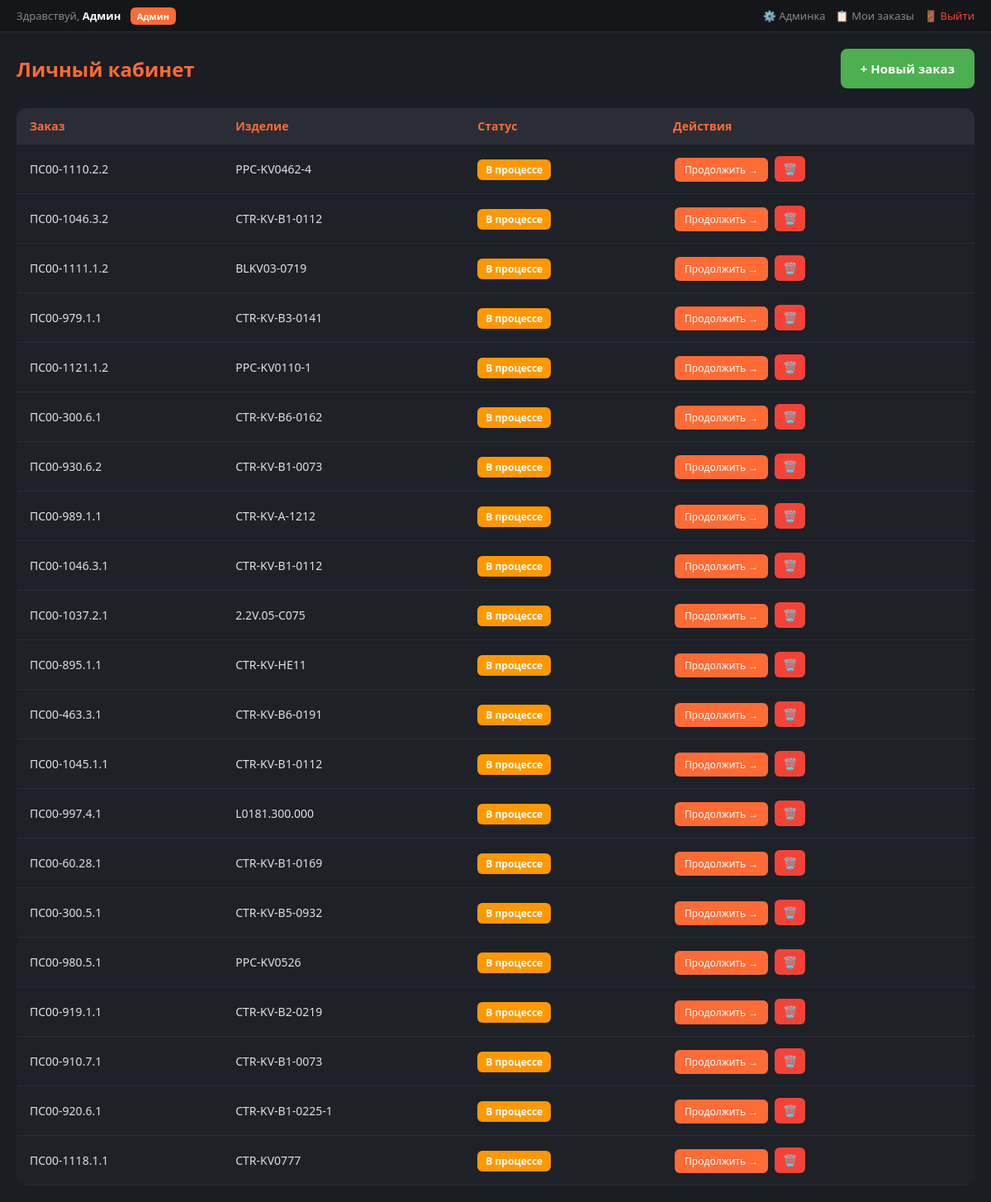
The app's page /dashboard (signed in) with its own data.
### tables this page shows
CREATE TABLE users (
            id INTEGER PRIMARY KEY AUTOINCREMENT,
            login TEXT UNIQUE NOT NULL,
            password_hash TEXT NOT NULL,
            first_name TEXT DEFAULT '',
            last_name TEXT DEFAULT '',
            middle_name TEXT DEFAULT '',
            position TEXT DEFAULT '',
            role TEXT DEFAULT 'tester',
            created_at TIMESTAMP DEFAULT CURRENT_TIMESTAMP
        );

CREATE TABLE orders (
            id INTEGER PRIMARY KEY AUTOINCREMENT,
            order_number TEXT NOT NULL,
            product_name TEXT DEFAULT '',
            department TEXT DEFAULT '',
            user_id INTEGER,
            created_at TIMESTAMP DEFAULT CURRENT_TIMESTAMP,
            FOREIGN KEY (user_id) REFERENCES users(id)
        );

### app/routes.py (the view)
@router.get("/dashboard")
def dashboard_page(request: Request):
    user = get_current_user(request)
    if not user:
        return RedirectResponse("/login", status_code=303)
    is_admin = user["role"] == "admin"
    orders = get_all_orders(user["id"], is_admin)
    for order in orders:
        order["is_completed"] = is_order_completed(order["id"])
        order["photos"] = get_order_photos(order["id"])
        progress = get_order_progress(order["id"])
        order["current_step"] = progress["current_step"]
        order["current_step_url"] = STEP_URLS.get(
            progress["current_step"], "/")
    return templates.TemplateResponse("dashboard.html", {
        "request": request,
        "user": user,
        "orders": orders,
    })

### app/templates/dashboard.html (shortened to what this page needs)
{% extends "base.html" %}
{% block content %}
<div class="dashboard-container">
    <div class="dashboard-header">
        <h1>Личный кабинет</h1>
        <a href="/" class="btn-new-order">+ Новый заказ</a>
    </div>
    {% if orders %}
    <table class="orders-table">
        <thead>
            <tr>
                <th>Заказ</th>
                <th>Изделие</th>
                <th>Статус</th>
                <th>Действия</th>
            </tr>
        </thead>
        <tbody>
            {% for order in orders %}
            <tr>
                <td>{{ order.order_number }}</td>
                <td>{{ order.product_name }}</td>
                <td>
                    {% if order.is_completed %}
                    <span class="status-badge status-completed">Завершён</span>
                    {% else %}
                    <span class="status-badge status-in-progress">В процессе</span>
                    {% endif %}
                </td>
                    <td>
                        {% if order.is_completed %}
                        <a href="/protocol?order_id={{ order.id }}" class="btn-action btn-protocol">Протокол</a>
                        <a href="javascript:void(0)" onclick="openShildikModal({{ order.id }})" class="btn-action btn-shild">Шильдик</a>
                        {% if order.photos %}
                        <a href="/photo?order_id={{ order.id }}" class="btn-action btn-photo">Фото ({{ order.photos | length }})</a>
                        {% endif %}
                        {% else %}
                        <a href="{{ order.current_step_url }}?order_id={{ order.id }}" class="btn-action btn-continue">Продолжить →</a>
                        {% endif %}
                        {% if user.role == 'admin' %}
                        <a href="/admin/orders/delete/{{ order.id }}" class="btn-action btn-delete-order"
                           onclick="return confirm('Удалить заказ {{ order.order_number }}? ВСЕ данные будут удалены!')">🗑️</a>
                        {% endif %}
                    </td>
            </tr>
            {% endfor %}
        </tbody>
    </table>
    {% else %}
    <div class="empty-state">
        <div class="icon">📋</div>
        <p>Заказов пока нет</p>
        <p style="margin-top: 8px;">Нажмите «+ Новый заказ» чтобы начать проверку</p>
    </div>
    {% endif %}
</div>
{% endblock %}

### app/templates/base.html (shortened to what this page needs)
<!DOCTYPE html>
<html lang="ru">
<head>
    <link rel="stylesheet" href="/static/css/style.css">
</head>
<body>
    {% if user %}
    <div class="top-bar">
        <div class="user-info">
            Здравствуй, <strong>{{ user.first_name or user.login }}</strong>
            {% if user.role == 'admin' %}
            <span class="role-badge role-admin">Админ</span>
            {% else %}
            <span class="role-badge role-tester">Испытатель</span>
            {% endif %}
        </div>
        <div class="nav-links">
            {% if user.role == 'admin' %}
            <a href="/admin">⚙️ Админка</a>
            {% endif %}
            <a href="/dashboard">📋 Мои заказы</a>
            <a href="/logout" style="color:#f44336;">🚪 Выйти</a>
        </div>
    </div>
    {% endif %}
    {% set step_order = ["order", "gch", "g3", "pg3", "visual", "measurements", "protocol", "photo"] %}
    {% set step_names = {
        "order": "📷 Заказ",
        "gch": "📐 ГЧ",
        "g3": "🔧 Г3",
        "pg3": "📋 ПГ3",
        "visual": "🔍 Контроль",
        "measurements": "⚡ Измерения",
        "photo": "📸 Фото",
        "protocol": "📄 Протокол"
    } %}
    {% set step_urls = {
        "order": "/",
        "gch": "/check-gch",
        "g3": "/check-g3",
        "pg3": "/check-pg3",
        "visual": "/visual-check",
        "measurements": "/measurements",
        "photo": "/photo",
        "protocol": "/protocol"
    } %}
    {% block content %}{% endblock %}
</body>
</html>

### app/static/css/style.css (style rules this page uses)
* { margin: 0; padding: 0; box-sizing: border-box; }
body { font-family: 'Segoe UI', 'Arial', sans-serif; background: #1a1d23; color: #e0e0e0; min-height: 100vh; }

### app/templates/base.html (style rules this page uses)
* { margin: 0; padding: 0; box-sizing: border-box; }
body { font-family: 'Segoe UI', 'Arial', sans-serif; background: #1a1d23; color: #e0e0e0; min-height: 100vh; }
.top-bar { background: #14161a; padding: 10px 20px; display: flex; justify-content: space-between; align-items: center; border-bottom: 1px solid #2a2d35; }
.top-bar .user-info { font-size: 13px; color: #888; }
.top-bar .user-info strong { color: #fff; }
.top-bar .nav-links { display: flex; gap: 12px; }
.top-bar .nav-links a { color: #888; text-decoration: none; font-size: 13px; }
.role-badge { padding: 3px 8px; border-radius: 6px; font-size: 11px; margin-left: 8px; font-weight: 600; }
.role-admin { background: #ff6b35; color: #fff; }

### app/templates/dashboard.html (style rules this page uses)
.dashboard-container { max-width: 1200px; margin: 0 auto; padding: 20px; }
.dashboard-header { display: flex; justify-content: space-between; align-items: center; margin-bottom: 24px; }
.dashboard-header h1 { font-size: 24px; color: #ff6b35; }
.btn-new-order { padding: 14px 24px; background: #4caf50; color: #fff; border: none; border-radius: 8px; font-size: 15px; font-weight: 600; cursor: pointer; text-decoration: none; }
.orders-table { width: 100%; border-collapse: collapse; background: #1e2128; border-radius: 12px; overflow: hidden; }
.orders-table th, .orders-table td { padding: 12px 16px; text-align: left; font-size: 14px; border-bottom: 1px solid #2a2d35; }
.orders-table th { background: #2a2d35; color: #ff6b35; font-weight: 600; }
.status-badge { padding: 4px 10px; border-radius: 6px; font-size: 12px; font-weight: 600; }
.status-in-progress { background: #ff9800; color: #fff; }
.btn-action { padding: 6px 12px; border-radius: 6px; font-size: 12px; cursor: pointer; text-decoration: none; display: inline-block; margin: 2px; border: none; }
.btn-continue { background: #ff6b35; color: #fff; }
.btn-delete-order { background: #f44336; color: #fff; padding: 6px 10px; border-radius: 6px; font-size: 14px; }

### records on screen
users: first_name "Админ", role "admin" (drawn)
orders: order_number "ПС00-1110.2.2", product_name "PPC-KV0462-4"
orders: order_number "ПС00-1046.3.2", product_name "CTR-KV-B1-0112"
orders: order_number "ПС00-1111.1.2", product_name "BLKV03-0719"
orders: order_number "ПС00-979.1.1", product_name "CTR-KV-B3-0141"
orders: order_number "ПС00-1121.1.2", product_name "PPC-KV0110-1"
orders: order_number "ПС00-300.6.1", product_name "CTR-KV-B6-0162"
orders: order_number "ПС00-930.6.2", product_name "CTR-KV-B1-0073"
orders: order_number "ПС00-989.1.1", product_name "CTR-KV-A-1212"
orders: order_number "ПС00-1046.3.1", product_name "CTR-KV-B1-0112"
orders: order_number "ПС00-1037.2.1", product_name "2.2V.05-C075"
orders: order_number "ПС00-895.1.1", product_name "CTR-KV-HE11"
orders: order_number "ПС00-463.3.1", product_name "CTR-KV-B6-0191"
orders: order_number "ПС00-1045.1.1", product_name "CTR-KV-B1-0112"
orders: order_number "ПС00-997.4.1", product_name "L0181.300.000"
orders: order_number "ПС00-60.28.1", product_name "CTR-KV-B1-0169"
orders: order_number "ПС00-300.5.1", product_name "CTR-KV-B5-0932"
orders: order_number "ПС00-980.5.1", product_name "PPC-KV0526"
orders: order_number "ПС00-919.1.1", product_name "CTR-KV-B2-0219"
orders: order_number "ПС00-910.7.1", product_name "CTR-KV-B1-0073"
orders: order_number "ПС00-920.6.1", product_name "CTR-KV-B1-0225-1"
orders: order_number "ПС00-1118.1.1", product_name "CTR-KV0777"
